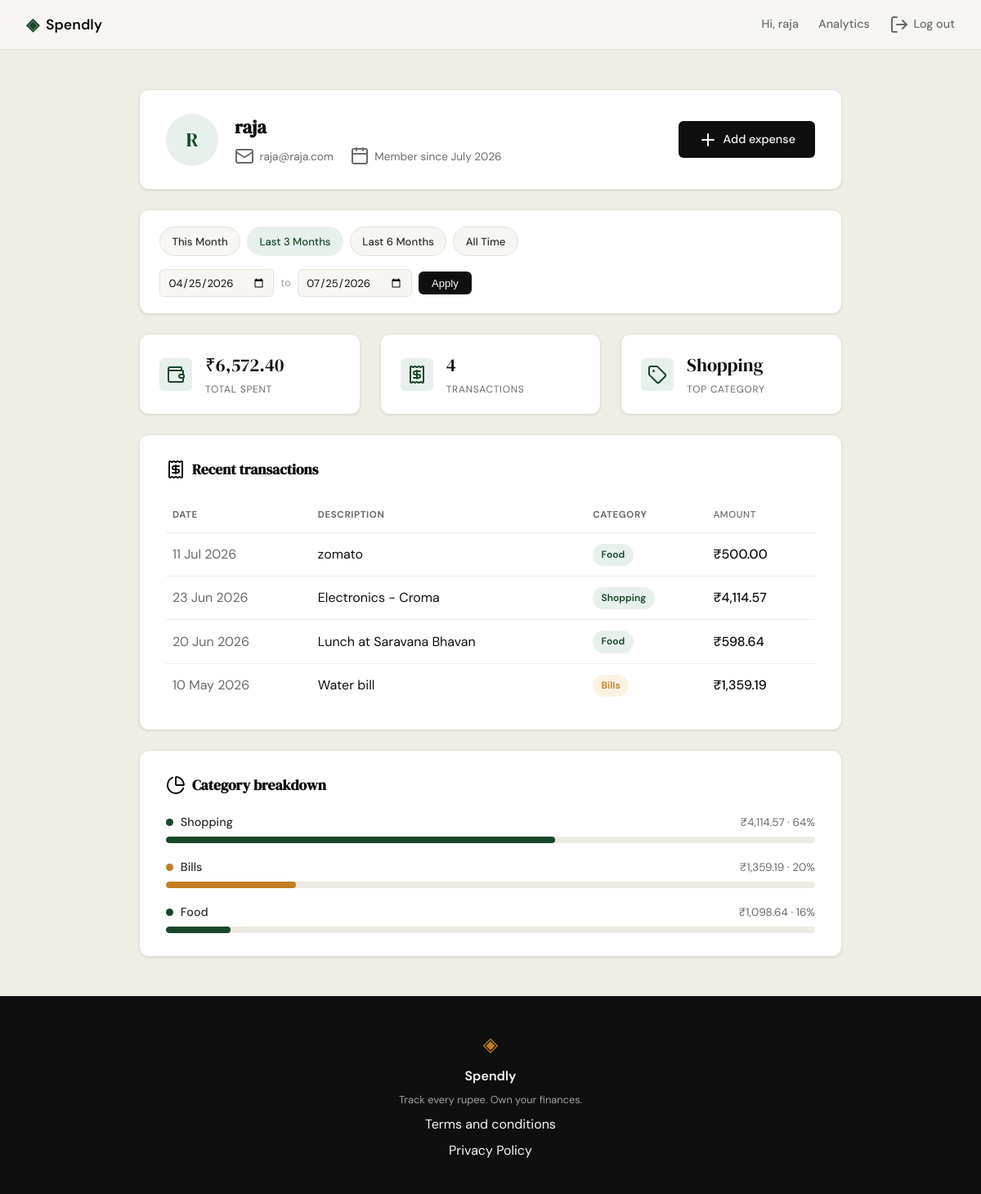
The page /profile?date_from=2026-04-25&date_to=2026-07-25 (signed in) on the database its author committed.
### tables this page shows
CREATE TABLE users (
                id INTEGER PRIMARY KEY AUTOINCREMENT,
                name TEXT NOT NULL,
                email TEXT UNIQUE NOT NULL,
                password_hash TEXT NOT NULL,
                created_at TEXT DEFAULT (datetime('now'))
            );

CREATE TABLE expenses (
                id INTEGER PRIMARY KEY AUTOINCREMENT,
                user_id INTEGER NOT NULL,
                amount REAL NOT NULL,
                category TEXT NOT NULL,
                date TEXT NOT NULL,
                description TEXT,
                created_at TEXT DEFAULT (datetime('now')),
                FOREIGN KEY (user_id) REFERENCES users (id)
            );

### app.py (the view)
@app.route("/profile")
@login_required
def profile():
    db_user = get_user_by_id(session["user_id"])
    name_parts = db_user["name"].split()
    initials = "".join(p[0] for p in name_parts[:2]).upper()
    user = {
        "name": db_user["name"],
        "email": db_user["email"],
        "initials": initials,
        "member_since": db_user["member_since"],
    }
    date_from_str, date_to_str = _resolve_date_filter(request.args)
    stats = get_summary_stats(session["user_id"], date_from_str, date_to_str)
    summary = {
        "total_spent": f"₹{stats['total_spent']:,.2f}",
        "transaction_count": stats["transaction_count"],
        "top_category": stats["top_category"],
    }
    raw_transactions = get_recent_transactions(
        session["user_id"], date_from=date_from_str, date_to=date_to_str
    )
    transactions = [
        {
            "date": datetime.strptime(t["date"], "%Y-%m-%d").strftime("%d %b %Y"),
            "description": t["description"],
            "category": t["category"],
            "amount": f"₹{t['amount']:,.2f}",
        }
        for t in raw_transactions
    ]
    raw_categories = get_category_breakdown(
        session["user_id"], date_from=date_from_str, date_to=date_to_str
    )
    categories = [
        {
            "category": c["name"],
            "amount": f"₹{c['amount']:,.2f}",
            "percent": c["pct"],
        }
        for c in raw_categories
    ]
    presets = _build_presets(date.today())
    for preset in presets:
        preset["active"] = (
            preset["date_from"] == date_from_str and preset["date_to"] == date_to_str
        )
    return render_template(
        "profile.html",
        user=user, summary=summary,
        transactions=transactions, categories=categories,
        presets=presets,
        active_date_from=date_from_str, active_date_to=date_to_str,
    )

### app.py (called while the page is built)
def login_required(view):
    @wraps(view)
    def wrapped_view(*args, **kwargs):
        if not session.get("user_id"):
            return redirect(url_for("login"))
        return view(*args, **kwargs)
    return wrapped_view

def _parse_iso_date(value):
    if not value:
        return None
    try:
        return datetime.strptime(value, "%Y-%m-%d").date()
    except ValueError:
        return None

def _subtract_months(d, months):
    total = d.month - 1 - months
    year = d.year + total // 12
    month = total % 12 + 1
    day = min(d.day, calendar.monthrange(year, month)[1])
    return date(year, month, day)

def _resolve_date_filter(args):
    parsed_from = _parse_iso_date(args.get("date_from"))
    parsed_to = _parse_iso_date(args.get("date_to"))
    if parsed_from and parsed_to:
        if parsed_from > parsed_to:
            flash("Start date must be before end date.", "error")
        else:
            return parsed_from.isoformat(), parsed_to.isoformat()
    return None, None

def _build_presets(today):
    last_day = calendar.monthrange(today.year, today.month)[1]
    month_start = today.replace(day=1)
    month_end = today.replace(day=last_day)
    return [
        {
            "label": "This Month",
            "date_from": month_start.isoformat(),
            "date_to": month_end.isoformat(),
        },
        {
            "label": "Last 3 Months",
            "date_from": _subtract_months(today, 3).isoformat(),
            "date_to": today.isoformat(),
        },
        {
            "label": "Last 6 Months",
            "date_from": _subtract_months(today, 6).isoformat(),
            "date_to": today.isoformat(),
        },
        {
            "label": "All Time",
            "date_from": None,
            "date_to": None,
        },
    ]

### database/db.py (called while the page is built)
def get_db():
    conn = sqlite3.connect(DB_PATH)
    conn.row_factory = sqlite3.Row
    conn.execute("PRAGMA foreign_keys = ON")
    return conn

### database/queries.py (called while the page is built)
def _date_range_filter(date_from, date_to):
    if date_from and date_to:
        return " AND date BETWEEN ? AND ?", (date_from, date_to)
    return "", ()

### templates/profile.html (shortened to what this page needs)
{% extends "base.html" %}
{% block head %}
<link rel="stylesheet" href="{{ url_for('static', filename='css/profile.css') }}">
{% endblock %}
{% block content %}
<section class="profile-page">
    <div class="profile-container">
        <div class="profile-hero">
            <div class="profile-avatar">{{ user.initials }}</div>
            <div class="profile-hero-info">
                <h1 class="profile-name">{{ user.name }}</h1>
                <div class="profile-meta-row">
                    <span class="meta-item"><i data-lucide="mail"></i>{{ user.email }}</span>
                    <span class="meta-item"><i data-lucide="calendar"></i>Member since {{ user.member_since }}</span>
                </div>
            </div>
            <a href="{{ url_for('add_expense') }}" class="btn-primary profile-hero-action">
                <i data-lucide="plus"></i>Add expense
            </a>
        </div>
        <div class="filter-bar">
            <div class="filter-presets">
                {% for preset in presets %}
                <a href="{{ url_for('profile', date_from=preset.date_from, date_to=preset.date_to) }}"
                   class="filter-preset-btn{% if preset.active %} active{% endif %}">
                    {{ preset.label }}
                </a>
                {% endfor %}
            </div>
            <form method="GET" action="{{ url_for('profile') }}" class="filter-custom-range">
                <input type="date" name="date_from" class="filter-date-input"
                       value="{{ active_date_from or '' }}" aria-label="Start date">
                <span class="filter-range-sep">to</span>
                <input type="date" name="date_to" class="filter-date-input"
                       value="{{ active_date_to or '' }}" aria-label="End date">
                <button type="submit" class="filter-apply-btn">Apply</button>
            </form>
        </div>
        <div class="stats-row">
            <div class="stat-card">
                <div class="stat-icon"><i data-lucide="wallet"></i></div>
                <div class="stat-body">
                    <span class="stat-value">{{ summary.total_spent }}</span>
                    <span class="stat-label">Total spent</span>
                </div>
            </div>
            <div class="stat-card">
                <div class="stat-icon"><i data-lucide="receipt"></i></div>
                <div class="stat-body">
                    <span class="stat-value">{{ summary.transaction_count }}</span>
                    <span class="stat-label">Transactions</span>
                </div>
            </div>
            <div class="stat-card">
                <div class="stat-icon"><i data-lucide="tag"></i></div>
                <div class="stat-body">
                    <span class="stat-value">{{ summary.top_category }}</span>
                    <span class="stat-label">Top category</span>
                </div>
            </div>
        </div>
        <div class="profile-card">
            <div class="card-header">
                <h2 class="section-title"><i data-lucide="receipt"></i>Recent transactions</h2>
            </div>
            <div class="table-wrap">
                <table class="table">
                    <thead>
                        <tr>
                            <th>Date</th>
                            <th>Description</th>
                            <th>Category</th>
                            <th class="amount-cell">Amount</th>
                        </tr>
                    </thead>
                    <tbody>
                        {% for tx in transactions %}
                        <tr>
                            <td class="date-cell">{{ tx.date }}</td>
                            <td>{{ tx.description }}</td>
                            <td><span class="badge badge-{{ tx.category | lower }}">{{ tx.category }}</span></td>
                            <td class="amount-cell">{{ tx.amount }}</td>
                        </tr>
                        {% endfor %}
                    </tbody>
                </table>
            </div>
        </div>
        <div class="profile-card">
            <div class="card-header">
                <h2 class="section-title"><i data-lucide="pie-chart"></i>Category breakdown</h2>
            </div>
            <div class="category-bars">
                {% for cat in categories %}
                {% set width = [cat.percent // 10 * 10, 10] | max %}
                <div class="category-bar-row">
                    <div class="category-bar-top">
                        <span class="category-bar-label">
                            <span class="category-dot category-dot-{{ cat.category | lower }}"></span>
                            {{ cat.category }}
                        </span>
                        <span class="category-bar-amount">{{ cat.amount }} · {{ cat.percent }}%</span>
                    </div>
                    <div class="category-bar-track">
                        <div class="category-bar-fill category-fill-{{ cat.category | lower }} bar-w-{{ width }}"></div>
                    </div>
                </div>
                {% endfor %}
            </div>
        </div>
    </div>
</section>
{% endblock %}

### templates/base.html (shortened to what this page needs)
<!DOCTYPE html>
<html lang="en">
<head>
    <link rel="stylesheet" href="{{ url_for('static', filename='css/style.css') }}">
    {% block head %}{% endblock %}
</head>
<body>
    <nav class="navbar">
        <div class="nav-inner">
            <a href="{{ url_for('landing') }}" class="nav-brand">
                <span class="brand-icon">◈</span>
                <span class="brand-name">Spendly</span>
            </a>
            <div class="nav-links">
                {% if session.user_id %}
                <a href="{{ url_for('profile') }}">Hi, {{ session.user_name }}</a>
                <a href="{{ url_for('analytics') }}"{% if request.endpoint == 'analytics' %} class="active"{% endif %}>Analytics</a>
                <a href="{{ url_for('logout') }}" class="nav-link-icon"><i data-lucide="log-out"></i>Log out</a>
                {% else %}
                <a href="{{ url_for('login') }}">Sign in</a>
                <a href="{{ url_for('register') }}" class="nav-cta">Get started</a>
                {% endif %}
            </div>
        </div>
    </nav>
    <main class="main-content">
        {% block content %}{% endblock %}
    </main>
    <footer class="footer">
        <div class="footer-inner">
            <span class="brand-icon">◈</span>
            <span class="footer-name">Spendly</span>
            <p class="footer-copy">Track every rupee. Own your finances.</p>
            <a href="{{ url_for('terms') }}">Terms and conditions</a>
            <a href="{{ url_for('privacy') }}">Privacy Policy</a>
        </div>
    </footer>
</body>
</html>

### static/css/style.css (style rules this page uses)
:root { --ink: #0f0f0f; --ink-soft: #2d2d2d; --ink-muted: #6b6b6b; --ink-faint: #a0a0a0; --paper: #f7f6f3; --paper-warm: #f0ede6; --paper-card: #ffffff; --accent: #1a472a; --accent-light: #e8f0eb; --accent-2: #c17f24; --accent-2-light: #fdf3e3; --danger: #c0392b; --danger-light: #fdecea; --danger-border: #f5c6c2; --border: #e4e1da; --border-soft: #eeebe4; --font-display: 'DM Serif Display', Georgia, serif; --font-body: 'DM Sans', system-ui, sans-serif; --max-width: 1200px; --auth-width: 440px; --radius-sm: 6px; --radius-md: 12px; --radius-lg: 20px; }
*, *::before, *::after { box-sizing: border-box; margin: 0; padding: 0; }
html { font-size: 16px; scroll-behavior: smooth; }
body { background: var(--paper); color: var(--ink); font-family: var(--font-body); font-size: 1rem; line-height: 1.6; -webkit-font-smoothing: antialiased; }
a { color: inherit; text-decoration: none; }
.navbar { position: sticky; top: 0; z-index: 100; background: var(--paper); border-bottom: 1px solid var(--border); padding: 0 2rem; }
.nav-inner { max-width: var(--max-width); margin: 0 auto; height: 60px; display: flex; align-items: center; justify-content: space-between; }
.nav-brand { display: flex; align-items: center; gap: 0.5rem; font-family: var(--font-body); font-weight: 600; font-size: 1.1rem; color: var(--ink); }
.brand-icon { color: var(--accent); font-size: 1.3rem; }
.brand-name { color: var(--ink); }
.nav-links { display: flex; align-items: center; gap: 1.5rem; font-size: 0.9rem; font-weight: 500; }
.nav-links a { color: var(--ink-muted); transition: color 0.2s; }
.nav-link-icon { display: inline-flex; align-items: center; gap: 0.35rem; }
.main-content { min-height: calc(100vh - 60px - 100px); }
.btn-primary { display: inline-block; background: var(--ink); color: var(--paper); padding: 0.65rem 1.5rem; border-radius: var(--radius-sm); font-family: var(--font-body); font-size: 0.9rem; font-weight: 500; cursor: pointer; border: none; transition: background 0.2s; text-decoration: none; }
.footer { background: var(--ink); color: var(--paper); padding: 2.5rem 2rem; text-align: center; }
.footer-inner { display: flex; flex-direction: column; align-items: center; gap: 0.4rem; }
.footer .brand-icon { color: var(--accent-2); font-size: 1.5rem; }
.footer-name { font-weight: 600; font-size: 1rem; }
.footer-copy { font-size: 0.8rem; color: var(--ink-faint); }

### rows shown on the page
users: user_name "raja", name "raja", email "raja@raja.com"
expenses: date "11 Jul 2026", description "zomato", category "Food", amount "₹500.00"
expenses: date "23 Jun 2026", description "Electronics - Croma", category "Shopping", amount "₹4,114.57"
expenses: date "20 Jun 2026", description "Lunch at Saravana Bhavan", category "Food", amount "₹598.64"
expenses: date "10 May 2026", description "Water bill", category "Bills", amount "₹1,359.19"

### other values the page prints
{{ user.initials }} "R"
{{ user.member_since }} "July 2026"
{{ preset.label }} "This Month" "Last 3 Months" "Last 6 Months" "All Time"
{{ summary.total_spent }} "₹6,572.40"
{{ summary.transaction_count }} "4"
{{ summary.top_category }} "Shopping"
{{ cat.category }} "Shopping" "Bills" "Food"
{{ cat.amount }} "₹4,114.57" "₹1,359.19" "₹1,098.64"
{{ cat.percent }} "64" "20" "16"
